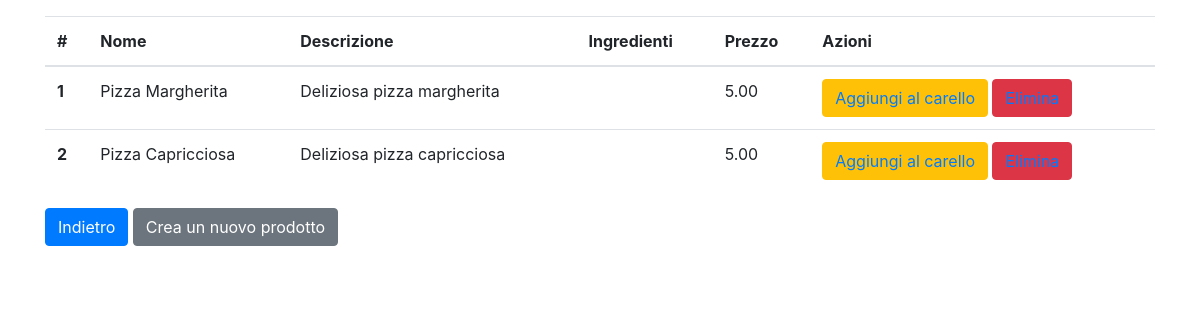
The app's page /products/, older data.
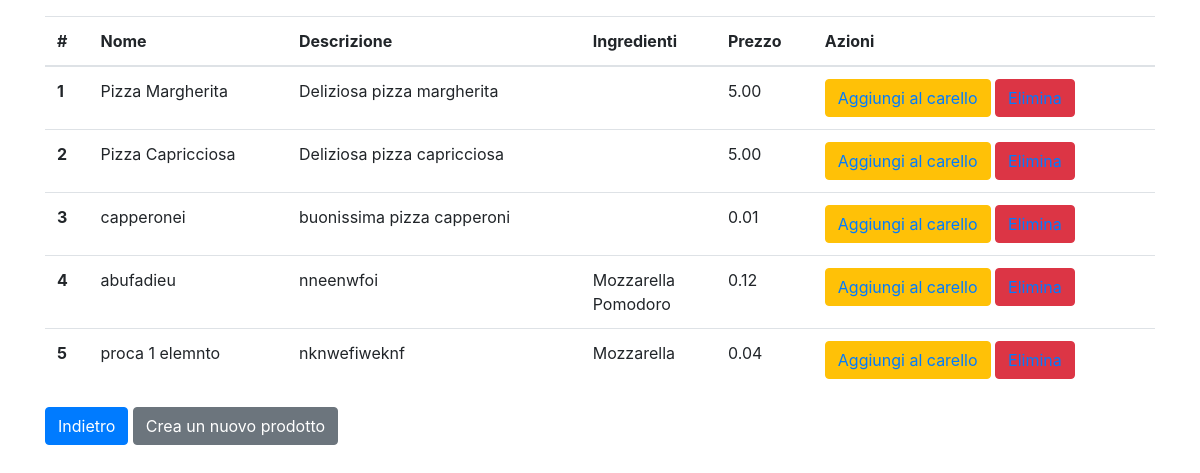
The same page, newer data.
### products/models.py (models this page shows, shortened)
class Food(models.Model):
    image = models.ImageField()
    name = models.CharField(max_length=80)
    description = models.TextField()
    ingredients = models.ManyToManyField(Ingredient)
    MinValueValidator.message = "Il prezzo del prodotto deve essere maggiore o uguale a 0!!"
    price = models.DecimalField(max_digits=10, decimal_places=2, validators=[MinValueValidator(Decimal('0.01'))])

class Ingredient(models.Model):
    name = models.CharField(max_length=50)
    price = models.DecimalField(max_digits=10, decimal_places=2)  # se voglio aggiungere componenti alla pizza
    def __str__(self):
        return self.name

### products/views.py (the view)
# urls.py: path('', ProductListView.as_view(), name='product-list'),
class ProductListView(ListView):
    model = Food
    template_name = 'products/food/product_list.html'

### products/templates/products/food/product_list.html (shortened to what this page needs)
{% extends 'base.html' %}
{% block content %}
    {% if  object_list.count == 0 %}
        <div>
            <h1>Nessun Prodotto inserito</h1>
        </div>
    {% else %}
        <table class="table">
            <thead>
            <tr>
                <th scope="col">#</th>
                <th scope="col">Nome</th>
                <th scope="col">Descrizione</th>
                <th scope="col">Ingredienti</th>
                <th scope="col">Prezzo</th>
                <th scope="col">Azioni</th>
            </tr>
            </thead>
            <tbody>
            {% for item in object_list %}
                <tr id="riga">
                    <th scope="row">{{ forloop.counter }}</th>
                    <td>{{ item.name }}</td>
                    <td>{{ item.description }}</td>
                    <td>
                        {% if item.ingredients.count == 1 %}
                            {{ item.ingredients.get }}
                        {% else %}
                            {% for obj in item.ingredients.all %}
                                {{ obj.name }} <br>
                            {% endfor %}
                        {% endif %}
                    </td>
                    <td>{{ item.price }}</td>
                    <td>
                        <button type="button" class="btn btn-warning"><a href={% url 'home' %}>Aggiungi al carello</a></button>
                        <button type="button" class="btn btn-danger" id="delete-button"><a href={% url 'products:product-delete' item.id%}>Elimina</a></button>
                    </td>
                </tr>
            {% endfor %}
            </tbody>
        </table>
    {% endif %}
        <button type="button" class="btn btn-primary" onclick="location.href='../'">Indietro</button>
        <button type="button" class="btn btn-secondary" onclick="location.href='create/'">Crea un nuovo prodotto</button>
{% endblock %}

### templates/base.html (shortened to what this page needs)
<!doctype html>
<html lang="en">
<head>
    <link rel="stylesheet" href="https://use.fontawesome.com/releases/v5.5.0/css/all.css"
>
    <link rel="stylesheet"
          href="https://stackpath.bootstrapcdn.com/bootstrap/4.4.1/css/bootstrap.min.css"
>
</head>
<body>
<div id="site-main-page" class="container mt-n1 mt-md-3">
    {% block content %}
    {% endblock %}
</div>
</body>
</html>

Row changes from the older to the newer data that the page shows:
added Food: name "capperonei", description "buonissima pizza capperoni", price "0.01"
added Food: name "abufadieu", description "nneenwfoi", price "0.12"
now on this page (row unchanged): Ingredient: name "Mozzarella"
now on this page (row unchanged): Ingredient: name "Pomodoro"
added Food: name "proca 1 elemnto", description "nknwefiweknf", ingredients.get "Mozzarella", price "0.04"
